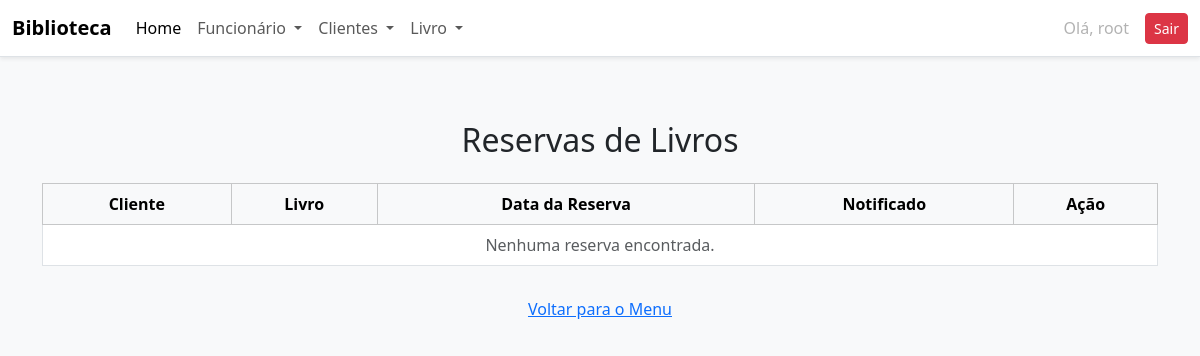
Before: /reservas/ (signed in) with the older database file.
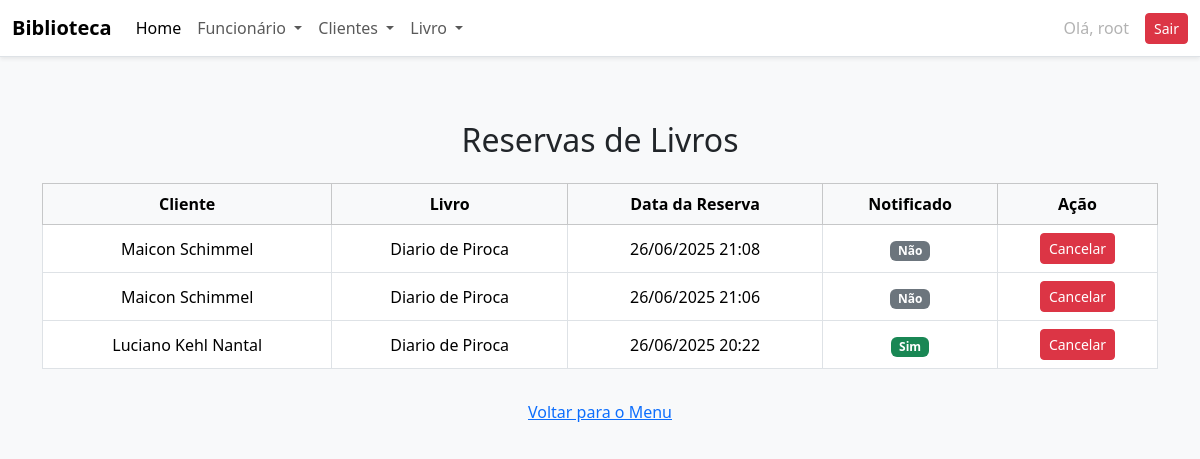
After: the same page with the newer database file.
### academico/models.py (models this page shows, shortened)
class Reserva(models.Model):
    cliente = models.ForeignKey(Cliente, on_delete=models.CASCADE)
    livro = models.ForeignKey(Livro, on_delete=models.CASCADE)
    data_reserva = models.DateTimeField(default=timezone.now)
    notificado = models.BooleanField(default=False)

class Cliente(models.Model):
    nome = models.CharField(max_length=100)
    cpf = models.CharField(max_length=14, unique=True)
    telefone = models.CharField(max_length=15)
    endereco = models.CharField(max_length=200)
    livro = models.ForeignKey(
        Livro, on_delete=models.RESTRICT, related_name="clientes")
    ativo = models.BooleanField(default=True)
    bloqueado = models.BooleanField(default=False)

class Livro(models.Model):
    titulo = models.CharField(max_length=200)
    autor = models.CharField(max_length=150)
    editora = models.CharField(max_length=100)
    ano_publicacao = models.PositiveIntegerField()
    isbn = models.CharField(max_length=20, unique=True)
    genero = models.CharField(max_length=20, choices=GENERO_CHOICES)
    quantidade_disponivel = models.PositiveIntegerField(default=1)
    foto = StdImageField(
        upload_to='fotos/alunos',
        variations={'thumb': (150, 150), 'medium': (300, 300)},
        blank=True,
        null=True
    )

### academico/views.py (the view)
# urls.py: path('reservas/', views.listar_reservas, name='listar_reservas'),
@login_required
def listar_reservas(request):
    reservas = Reserva.objects.all().order_by('-data_reserva')
    return render(request, 'academico/lista_reservas.html', {'reservas': reservas})

### academico/templates/academico/lista_reservas.html
{% extends 'academico/base.html' %}
{% block content %}
<div class="container py-5">
    <h2 class="mb-4 text-center">Reservas de Livros</h2>
    <table class="table table-bordered table-hover align-middle text-center">
        <thead class="table-light">
            <tr>
                <th>Cliente</th>
                <th>Livro</th>
                <th>Data da Reserva</th>
                <th>Notificado</th>
                <th>Ação</th>
            </tr>
        </thead>
        <tbody>
            {% for reserva in reservas %}
                <tr>
                    <td>{{ reserva.cliente.nome }}</td>
                    <td>{{ reserva.livro.titulo }}</td>
                    <td>{{ reserva.data_reserva|date:"d/m/Y H:i" }}</td>
                    <td>
                        {% if reserva.notificado %}
                            <span class="badge bg-success">Sim</span>
                        {% else %}
                            <span class="badge bg-secondary">Não</span>
                        {% endif %}
                    </td>
                    <td>
                        <a href="{% url 'cancelar_reserva' reserva.id %}" class="btn btn-sm btn-danger"
                           onclick="return confirm('Tem certeza que deseja cancelar esta reserva?')">
                            Cancelar
                        </a>
                    </td>
                </tr>
            {% empty %}
                <tr>
                    <td colspan="5" class="text-muted">Nenhuma reserva encontrada.</td>
                </tr>
            {% endfor %}
        </tbody>
    </table>
    <div class="text-center mt-4">
        <a href="{% url 'index' %}" class="btn btn-link">Voltar para o Menu</a>
    </div>
</div>
{% endblock %}

Changed rows visible on the page:
added Reserva: cliente.nome "Maicon Schimmel", livro.titulo "Diario de Piroca", data_reserva "26/06/2025 21:08", notificado "Não"
added Reserva: cliente.nome "Maicon Schimmel", livro.titulo "Diario de Piroca", data_reserva "26/06/2025 21:06", notificado "Não"
added Reserva: cliente.nome "Luciano Kehl Nantal", livro.titulo "Diario de Piroca", data_reserva "26/06/2025 20:22", notificado "Sim"
Other visible differences:
text no longer shown: "Nenhuma reserva encontrada."
